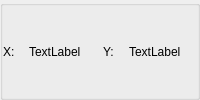
           <widget class="QGroupBox" name="groupBox_4">
            <property name="title">
             <string/>
            </property>
            <property name="alignment">
             <set>Qt::AlignCenter</set>
            </property>
            <layout class="QVBoxLayout" name="verticalLayout_10">
             <property name="leftMargin">
              <number>0</number>
             </property>
             <property name="topMargin">
              <number>0</number>
             </property>
             <property name="rightMargin">
              <number>0</number>
             </property>
             <property name="bottomMargin">
              <number>0</number>
             </property>
             <item>
              <layout class="QHBoxLayout" name="horizontalLayout_6">
               <item>
                <widget class="QLabel" name="label">
                 <property name="sizePolicy">
                  <sizepolicy hsizetype="Minimum" vsizetype="Preferred">
                   <horstretch>0</horstretch>
                   <verstretch>0</verstretch>
                  </sizepolicy>
                 </property>
                 <property name="maximumSize">
                  <size>
                   <width>20</width>
                   <height>16777215</height>
                  </size>
                 </property>
                 <property name="text">
                  <string>X:</string>
                 </property>
                </widget>
               </item>
               <item>
                <widget class="QLabel" name="label_wWidth">
                 <property name="text">
                  <string>TextLabel</string>
                 </property>
                </widget>
               </item>
               <item>
                <widget class="QLabel" name="label_2">
                 <property name="sizePolicy">
                  <sizepolicy hsizetype="Minimum" vsizetype="Preferred">
                   <horstretch>0</horstretch>
                   <verstretch>0</verstretch>
                  </sizepolicy>
                 </property>
                 <property name="maximumSize">
                  <size>
                   <width>20</width>
                   <height>16777215</height>
                  </size>
                 </property>
                 <property name="text">
                  <string>Y:</string>
                 </property>
                </widget>
               </item>
               <item>
                <widget class="QLabel" name="label_wHight">
                 <property name="text">
                  <string>TextLabel</string>
                 </property>
                </widget>
               </item>
              </layout>
             </item>
            </layout>
           </widget>
